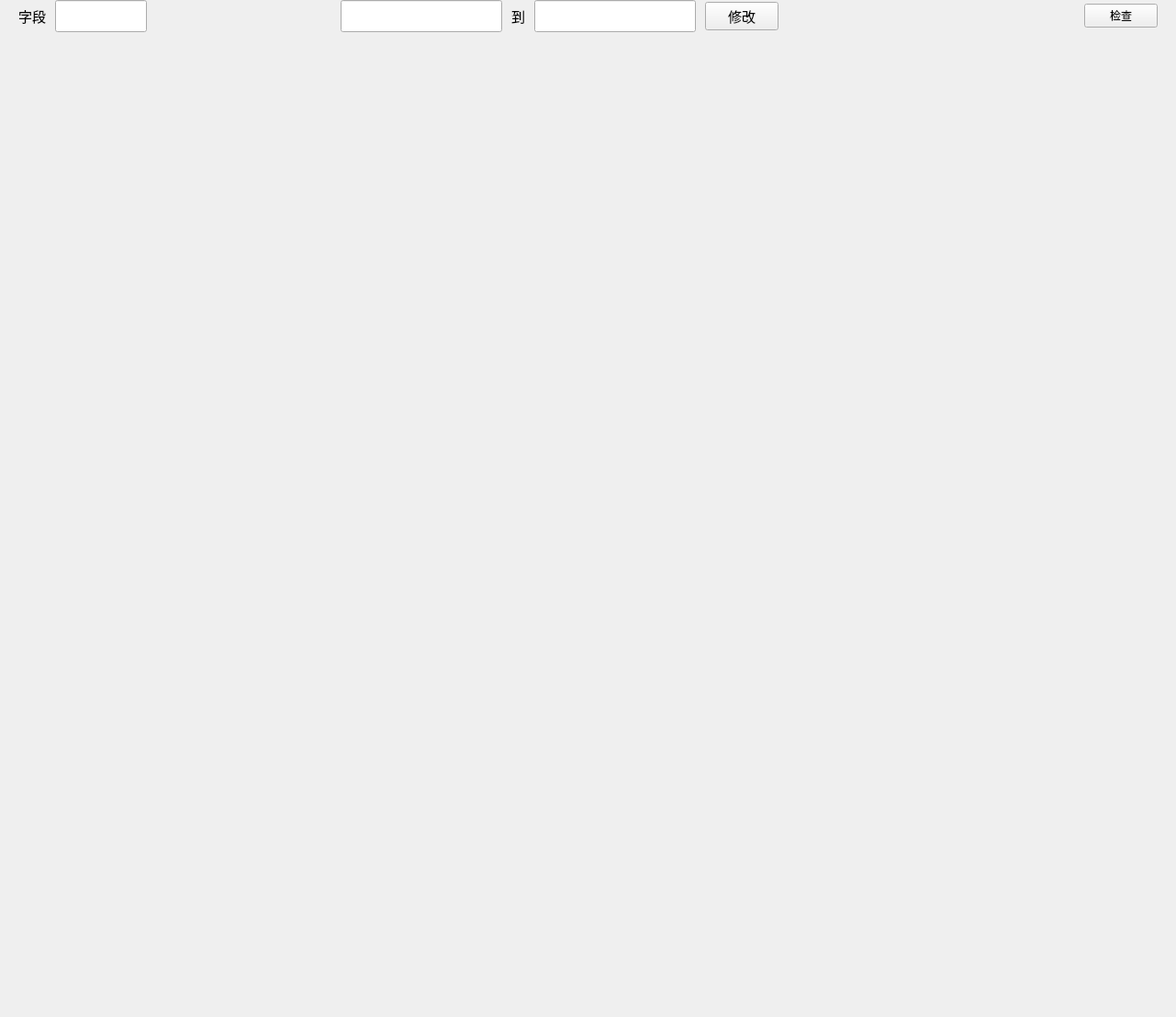
<?xml version="1.0" encoding="UTF-8"?>
<ui version="4.0">
 <class>Form</class>
 <widget class="QWidget" name="Form">
  <property name="geometry">
   <rect>
    <x>0</x>
    <y>0</y>
    <width>1281</width>
    <height>1108</height>
   </rect>
  </property>
  <property name="windowTitle">
   <string>Form</string>
  </property>
  <widget class="QWidget" name="verticalLayoutWidget">
   <property name="geometry">
    <rect>
     <x>20</x>
     <y>0</y>
     <width>1241</width>
     <height>1051</height>
    </rect>
   </property>
   <layout class="QVBoxLayout" name="verticalLayout" stretch="1,0,10">
    <item>
     <layout class="QHBoxLayout" name="horizontalLayout_2" stretch="0,0,2,0,0,0,0,0,4,0">
      <property name="spacing">
       <number>10</number>
      </property>
      <property name="leftMargin">
       <number>0</number>
      </property>
      <property name="bottomMargin">
       <number>0</number>
      </property>
      <item>
       <widget class="QLabel" name="label_2">
        <property name="font">
         <font>
          <family>Adobe Arabic</family>
          <pointsize>11</pointsize>
         </font>
        </property>
        <property name="text">
         <string>字段</string>
        </property>
       </widget>
      </item>
      <item>
       <widget class="QLineEdit" name="lDuan">
        <property name="minimumSize">
         <size>
          <width>0</width>
          <height>0</height>
         </size>
        </property>
        <property name="maximumSize">
         <size>
          <width>100</width>
          <height>16777215</height>
         </size>
        </property>
        <property name="font">
         <font>
          <family>Adobe Arabic</family>
          <pointsize>14</pointsize>
         </font>
        </property>
       </widget>
      </item>
      <item>
       <spacer name="horizontalSpacer">
        <property name="orientation">
         <enum>Qt::Horizontal</enum>
        </property>
        <property name="sizeHint" stdset="0">
         <size>
          <width>40</width>
          <height>20</height>
         </size>
        </property>
       </spacer>
      </item>
      <item>
       <spacer name="horizontalSpacer_2">
        <property name="orientation">
         <enum>Qt::Horizontal</enum>
        </property>
        <property name="sizeHint" stdset="0">
         <size>
          <width>40</width>
          <height>20</height>
         </size>
        </property>
       </spacer>
      </item>
      <item>
       <widget class="QLineEdit" name="lIpStart">
        <property name="font">
         <font>
          <family>Adobe Arabic</family>
          <pointsize>14</pointsize>
         </font>
        </property>
       </widget>
      </item>
      <item>
       <widget class="QLabel" name="label">
        <property name="font">
         <font>
          <family>Adobe Arabic</family>
          <pointsize>11</pointsize>
         </font>
        </property>
        <property name="text">
         <string>到</string>
        </property>
       </widget>
      </item>
      <item>
       <widget class="QLineEdit" name="lIpEnd">
        <property name="enabled">
         <bool>true</bool>
        </property>
        <property name="sizePolicy">
         <sizepolicy hsizetype="Expanding" vsizetype="Fixed">
          <horstretch>0</horstretch>
          <verstretch>0</verstretch>
         </sizepolicy>
        </property>
        <property name="minimumSize">
         <size>
          <width>0</width>
          <height>0</height>
         </size>
        </property>
        <property name="sizeIncrement">
         <size>
          <width>0</width>
          <height>0</height>
         </size>
        </property>
        <property name="font">
         <font>
          <family>Adobe Arabic</family>
          <pointsize>14</pointsize>
         </font>
        </property>
       </widget>
      </item>
      <item>
       <widget class="QPushButton" name="pushConfigIp">
        <property name="font">
         <font>
          <family>Adobe Arabic</family>
          <pointsize>11</pointsize>
         </font>
        </property>
        <property name="text">
         <string>修改</string>
        </property>
       </widget>
      </item>
      <item>
       <spacer name="horizontalSpacer_3">
        <property name="orientation">
         <enum>Qt::Horizontal</enum>
        </property>
        <property name="sizeHint" stdset="0">
         <size>
          <width>40</width>
          <height>20</height>
         </size>
        </property>
       </spacer>
      </item>
      <item>
       <widget class="QPushButton" name="pushCheckOneLine">
        <property name="text">
         <string>检查</string>
        </property>
       </widget>
      </item>
     </layout>
    </item>
    <item>
     <spacer name="verticalSpacer">
      <property name="orientation">
       <enum>Qt::Vertical</enum>
      </property>
      <property name="sizeType">
       <enum>QSizePolicy::Expanding</enum>
      </property>
      <property name="sizeHint" stdset="0">
       <size>
        <width>20</width>
        <height>40</height>
       </size>
      </property>
     </spacer>
    </item>
    <item>
     <layout class="QGridLayout" name="gridLayout"/>
    </item>
   </layout>
  </widget>
 </widget>
 <resources/>
 <connections/>
</ui>
